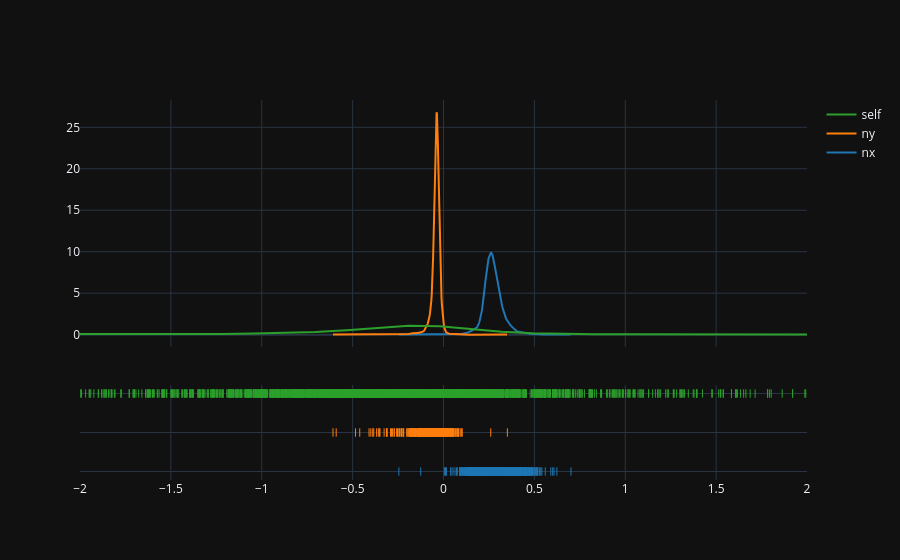

Notebook source saved alongside this figure:
### Code cell
fig.update_xaxes(range=[-2,2])

### Figure 1 — Plotly figure (JSON) as saved in the notebook; plotly's stock layout.template omitted (floating-point values rounded to 4 significant figures; data arrays with more than 128 entries replaced by an {"elided": "..."} marker saying what was removed)
{"data": [{"legendgroup": "nx", "marker": {"color": "rgb(31, 119, 180)"}, "mode": "lines", "name": "nx", "showlegend": true, "x": {"elided": "500 float values"}, "xaxis": "x", "y": {"elided": "500 float values"}, "yaxis": "y", "type": "scatter"}, {"legendgroup": "ny", "marker": {"color": "rgb(255, 127, 14)"}, "mode": "lines", "name": "ny", "showlegend": true, "x": {"elided": "500 float values"}, "xaxis": "x", "y": {"elided": "500 float values"}, "yaxis": "y", "type": "scatter"}, {"legendgroup": "self", "marker": {"color": "rgb(44, 160, 44)"}, "mode": "lines", "name": "self", "showlegend": true, "x": {"elided": "500 float values"}, "xaxis": "x", "y": {"elided": "500 float values"}, "yaxis": "y", "type": "scatter"}, {"legendgroup": "nx", "marker": {"color": "rgb(31, 119, 180)", "symbol": "line-ns-open"}, "mode": "markers", "name": "nx", "showlegend": false, "x": {"elided": "4522 float values"}, "xaxis": "x", "y": {"elided": "4522 str values"}, "yaxis": "y2", "type": "scatter"}, {"legendgroup": "ny", "marker": {"color": "rgb(255, 127, 14)", "symbol": "line-ns-open"}, "mode": "markers", "name": "ny", "showlegend": false, "x": {"elided": "4522 float values"}, "xaxis": "x", "y": {"elided": "4522 str values"}, "yaxis": "y2", "type": "scatter"}, {"legendgroup": "self", "marker": {"color": "rgb(44, 160, 44)", "symbol": "line-ns-open"}, "mode": "markers", "name": "self", "showlegend": false, "x": {"elided": "4522 float values"}, "xaxis": "x", "y": {"elided": "4522 str values"}, "yaxis": "y2", "type": "scatter"}], "layout": {"barmode": "overlay", "hovermode": "closest", "legend": {"traceorder": "reversed"}, "xaxis": {"anchor": "y2", "domain": [0.0, 1.0], "zeroline": false, "range": [-2, 2]}, "yaxis": {"anchor": "free", "domain": [0.35, 1], "position": 0.0}, "yaxis2": {"anchor": "x", "domain": [0, 0.25], "dtick": 1, "showticklabels": false}}}
